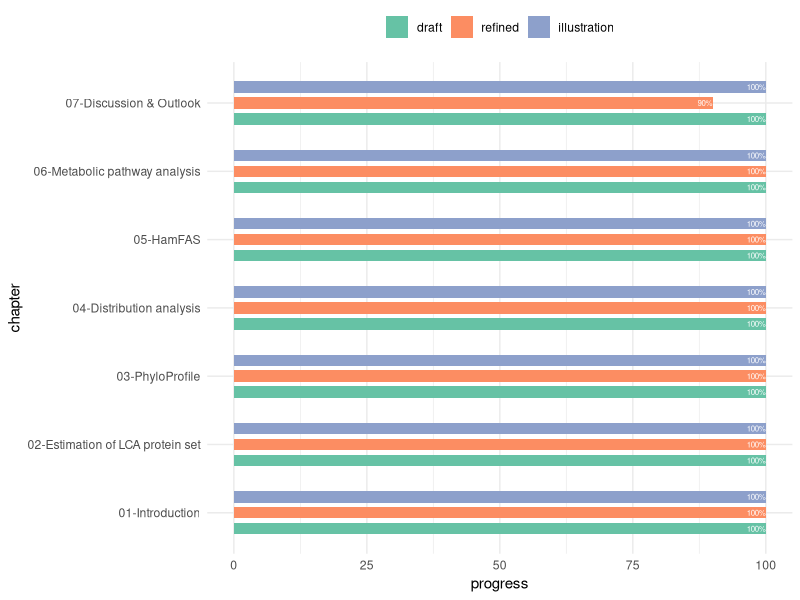
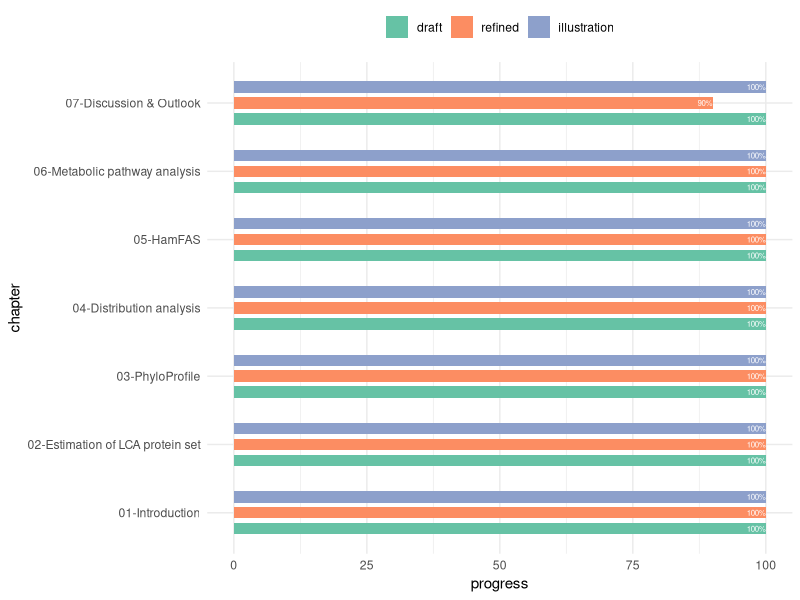

The R script that drew these images, in order:
### thesis writing progess
library(ggplot2)
chapter <- rep(c("01-Introduction","02-Estimation of LCA protein set",
                 "03-PhyloProfile",
                 "04-Distribution analysis","05-HamFAS",
                 "06-Metabolic pathway analysis",
                 "07-Discussion & Outlook"), 
               each = 3)
type <- rep(c("draft","refined","illustration"),5)
progress <- c(100,100,100, # chapter 01 Introduction
              100,100,100, # chapter 02 LCA estimation
              100,100,100, # chapter 03 PhyloProfile
              100,100,100, # chapter 04 Distribution analysis
              100,100,100, # chapter 05 HamFAS
              100,100,100, # chapter 06 pathway analysis
              100,90,100 # chapter 07 Discussion & Outlook
              )

df <- as.data.frame(cbind(chapter,type,progress), stringsAsFactors = FALSE)
df$progress <- as.numeric(df$progress)
df$type <- factor(df$type, levels = c("draft","refined","illustration"))

ggplot(df, aes(x = chapter, y = progress)) +
  geom_bar(aes(fill = type), stat = "identity", position = position_dodge(width = 0.7), width = 0.5) +
  geom_text(aes(label = paste0(progress,"%"), group = type), color = "white", size = 2, position = position_dodge(width = 0.7), hjust = 1) +
  coord_flip() +
  theme_minimal() +
  scale_fill_brewer(palette = "Set2") +
  theme(legend.position = "top", legend.title = element_blank())

ggsave("/Users/trvinh/work/thesis/microsporidia/progress.png", width = 20, height = 10, units = "cm")
